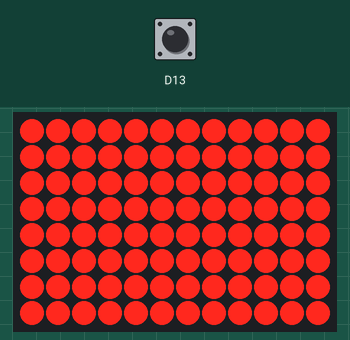
The sketch below on a simulated Arduino Uno R4 WiFi. Parts: 12×8 LED matrix. The test bench sets the inputs (shaded band); at power-on: D13 HIGH. Random numbers use the default seed unless the sketch sets one; USB keyboard and mouse output is not drawn; what the sketch prints to the serial monitor is not drawn.

Above: at 1.8 s.
1.9 s: D13 pulled LOW for 0.6 s
5.5 s: D13 pulled LOW for 3.2 s
11.7 s: D13 pulled LOW for 1 s
Timing chart, 0 to 14.7 s (numbered marks = the images above; inputs shaded):
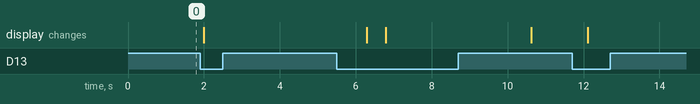

The sketch:

difusor1.ino
```cpp
// (licence header left out)
#include <Keyboard.h>
#include <Mouse.h>
#include "Arduino_LED_Matrix.h"

ArduinoLEDMatrix matrix;

#define MAX_Y 8
#define MAX_X 12

int howManyPhrases=10;
int prePhraseDelay=3000;


byte allOn[MAX_Y][MAX_X] = {
  { 1, 1, 1, 1, 1, 1, 1, 1, 1, 1, 1, 1 },
  { 1, 1, 1, 1, 1, 1, 1, 1, 1, 1, 1, 1 },
  { 1, 1, 1, 1, 1, 1, 1, 1, 1, 1, 1, 1 },
  { 1, 1, 1, 1, 1, 1, 1, 1, 1, 1, 1, 1 },
  { 1, 1, 1, 1, 1, 1, 1, 1, 1, 1, 1, 1 },
  { 1, 1, 1, 1, 1, 1, 1, 1, 1, 1, 1, 1 },
  { 1, 1, 1, 1, 1, 1, 1, 1, 1, 1, 1, 1 },
  { 1, 1, 1, 1, 1, 1, 1, 1, 1, 1, 1, 1 }
};

byte allOff[MAX_Y][MAX_X] = {
  { 0,0,0,0,0,0,0,0,0,0,0,0},
  { 0,0,0,0,0,0,0,0,0,0,0,0},
  { 0,0,0,0,0,0,0,0,0,0,0,0},
  { 0,0,0,0,0,0,0,0,0,0,0,0},
  { 0,0,0,0,0,0,0,0,0,0,0,0},
  { 0,0,0,0,0,0,0,0,0,0,0,0},
  { 0,0,0,0,0,0,0,0,0,0,0,0},
  { 0,0,0,0,0,0,0,0,0,0,0,0}
};


void setup() {


  Serial.begin(115200);
  Serial.println("Difusor de profiling");
  Serial.println("Roni Bandini, 2024, Argentina");
  Serial.println("Open Google, BING, Facebook, etc...");

  matrix.begin();
  matrix.renderBitmap(allOn, 8, 12);

  pinMode(13, INPUT_PULLUP);

  randomSeed(analogRead(0));

  Keyboard.begin();
  Mouse.begin();

}

String getTerm(int getIndex){
 String phrases[howManyPhrases] = { "Jetpacks caseros a vapor", "10 libros de Nietzsche para llevar a Tokio", "Como perder al TEG contra un gato", "Cine mudo ruso subtitulado en arameo", "5 libros de Fortran para ancianos piolas", "Instructivo para bailar Lipsi", "Trucos del Portaestudio Tascam para heavy cumbia", "Las 35 mejores atracciones de Ogden","Hipnosis efectiva para gatos tuertos"};
 return phrases[getIndex];
}

void moveMouse(){
  int myX= random(1, 800);
  int myY= random(1, 600);
  int myDelay= random(500, 1500);

  Mouse.move(myX,myY);
  delay(myDelay);
  Mouse.click();
}

void search(){
  Keyboard.press(KEY_LEFT_CTRL);
  Keyboard.press(KEY_F5);
  delay(200);
  Keyboard.releaseAll();
  delay(prePhraseDelay);
  int myIndex= random(0, howManyPhrases-1);
  String selectedPhrase=getTerm(myIndex);
  Keyboard.print(selectedPhrase);
  Keyboard.press(KEY_RETURN);
  delay(30);
  Keyboard.releaseAll();
  moveMouse();


}

void loop() {

  int sensorVal = digitalRead(13);

  if (sensorVal == LOW) {

    Serial.println("Actuando...");

    matrix.renderBitmap(allOff, 8, 12);
    search();
    matrix.renderBitmap(allOn, 8, 12);

  }

  delay(500);


}
```
